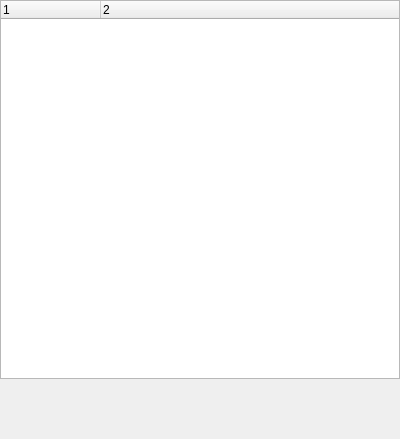
<?xml version="1.0" encoding="UTF-8"?>
<ui version="4.0">
 <class>ContractWidget</class>
 <widget class="QWidget" name="ContractWidget">
  <property name="geometry">
   <rect>
    <x>0</x>
    <y>0</y>
    <width>400</width>
    <height>439</height>
   </rect>
  </property>
  <property name="windowTitle">
   <string>Form</string>
  </property>
  <layout class="QVBoxLayout" name="verticalLayout">
   <property name="spacing">
    <number>0</number>
   </property>
   <property name="leftMargin">
    <number>0</number>
   </property>
   <property name="topMargin">
    <number>0</number>
   </property>
   <property name="rightMargin">
    <number>0</number>
   </property>
   <property name="bottomMargin">
    <number>0</number>
   </property>
   <item>
    <widget class="QSplitter" name="splitter">
     <property name="orientation">
      <enum>Qt::Vertical</enum>
     </property>
     <property name="handleWidth">
      <number>1</number>
     </property>
     <widget class="QTreeWidget" name="treeWidget">
      <column>
       <property name="text">
        <string notr="true">1</string>
       </property>
      </column>
      <column>
       <property name="text">
        <string>2</string>
       </property>
      </column>
     </widget>
     <widget class="FunctionWidget" name="functionWidget" native="true"/>
    </widget>
   </item>
  </layout>
 </widget>
 <customwidgets>
  <customwidget>
   <class>FunctionWidget</class>
   <extends>QWidget</extends>
   <header>contractwidget/functionwidget.h</header>
   <container>1</container>
  </customwidget>
 </customwidgets>
 <resources/>
 <connections/>
</ui>
